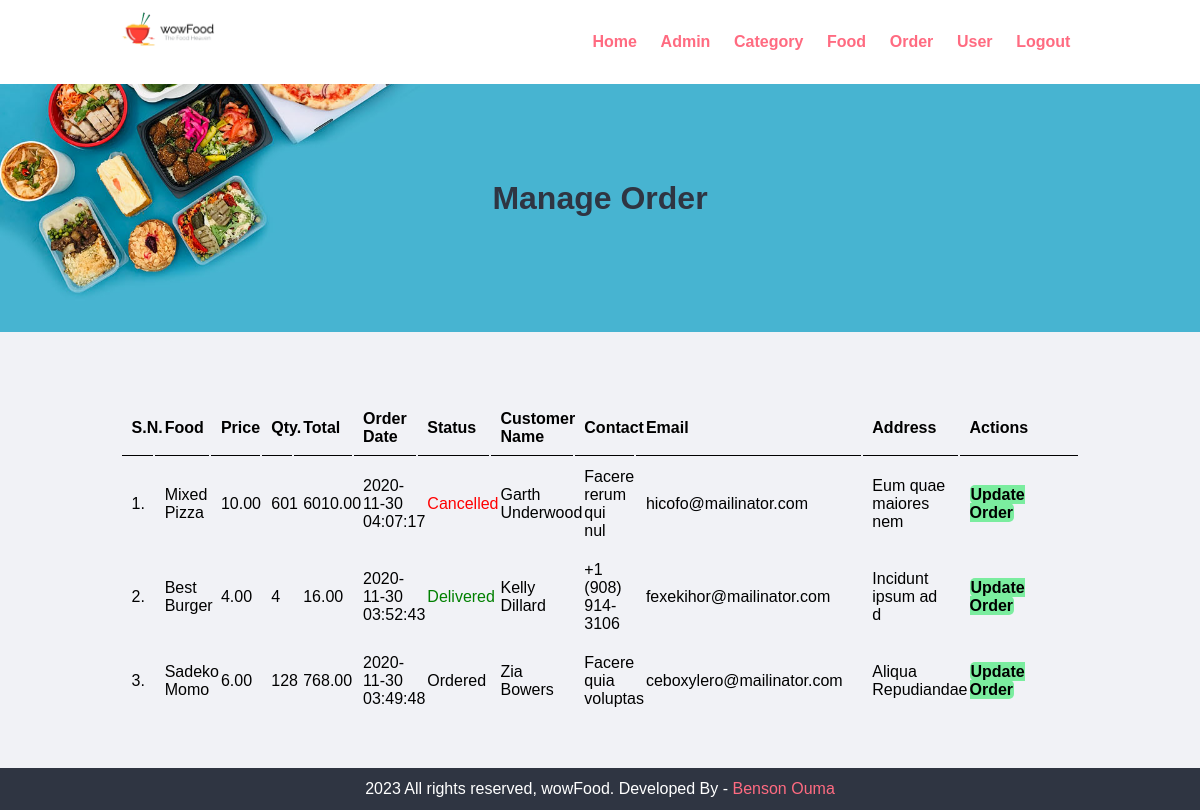
Page /admin/manage-order.php (signed in) on the committed database.
### tables this page shows
CREATE TABLE IF NOT EXISTS `tbl_order` (
  `id` int UNSIGNED NOT NULL AUTO_INCREMENT,
  `food` varchar(150) NOT NULL,
  `price` decimal(10,2) NOT NULL,
  `qty` int NOT NULL,
  `total` decimal(10,2) NOT NULL,
  `order_date` datetime NOT NULL,
  `status` varchar(50) NOT NULL,
  `customer_name` varchar(150) NOT NULL,
  `customer_contact` varchar(20) NOT NULL,
  `customer_email` varchar(150) NOT NULL,
  `customer_address` varchar(255) NOT NULL,
  PRIMARY KEY (`id`)
);

### admin/manage-order.php (the view, shortened to what this page needs)
<?php include('partials/menu.php'); ?>
<div class="main-content">
    <section class="food-search text-center">
                <div class="container">
                    <h2 class="text-center">Manage Order</h2>
                </div>
            </section>
    <div class="wrapper">
                <br><br><br>
                <table class="tbl-full">
                    <tr>
                        <th>S.N.</th>
                        <th>Food</th>
                        <th class="w-2">Price</th>
                        <th>Qty.</th>
                        <th class="w-2">Total</th>
                        <th>Order Date</th>
                        <th>Status</th>
                        <th>Customer Name</th>
                        <th>Contact</th>
                        <th class="w-3">Email</th>
                        <th>Address</th>
                        <th class="w-1">Actions</th>
                    </tr>
                    <?php
                        $sql = "SELECT * FROM tbl_order ORDER BY id DESC";
                        $res = mysqli_query($conn, $sql);
                        $count = mysqli_num_rows($res);
                        $sn = 1;
                        if($count>0)
                        {
                            while($row=mysqli_fetch_assoc($res))
                            {
                                $id = $row['id'];
                                $food = $row['food'];
                                $price = $row['price'];
                                $qty = $row['qty'];
                                $total = $row['total'];
                                $order_date = $row['order_date'];
                                $status = $row['status'];
                                $customer_name = $row['customer_name'];
                                $customer_contact = $row['customer_contact'];
                                $customer_email = $row['customer_email'];
                                $customer_address = $row['customer_address'];
                                ?>
                                    <tr>
                                        <td><?php echo $sn++; ?>. </td>
                                        <td><?php echo $food; ?></td>
                                        <td class="w-2"><?php echo $price; ?></td>
                                        <td><?php echo $qty; ?></td>
                                        <td class="w-2"><?php echo $total; ?></td>
                                        <td><?php echo $order_date; ?></td>
                                        <td>
                                            <?php
                                                if($status=="Ordered")
                                                {
                                                    echo "<label>$status</label>";
                                                }
                                                elseif($status=="On Delivery")
                                                {
                                                    echo "<label style='color: orange;'>$status</label>";
                                                }
                                                elseif($status=="Delivered")
                                                {
                                                    echo "<label style='color: green;'>$status</label>";
                                                }
                                                elseif($status=="Cancelled")
                                                {
                                                    echo "<label style='color: red;'>$status</label>";
                                                }
                                            ?>
                                        </td>
                                        <td><?php echo $customer_name; ?></td>
                                        <td><?php echo $customer_contact; ?></td>
                                        <td class="w-3"><?php echo $customer_email; ?></td>
                                        <td><?php echo $customer_address; ?></td>
                                        <td class="w-1">
                                            <a href="<?php echo SITEURL; ?>admin/update-order.php?id=<?php echo $id; ?>" class="btn btn-secondary">Update Order</a>
                                        </td>
                                    </tr>
                                <?php
                            }
                        }
                        else
                        {
                            echo "<tr><td colspan='12' class='error'>Orders not Available</td></tr>";
                        }
                    ?>
                </table>
    </div>
</div>
<?php include('partials/footer.php'); ?>

### css/admin.css (style rules this page uses)
* { margin: 0 0; padding: 0 0; font-family: Arial, Helvetica, sans-serif; }
.container { width: 80%; margin: 0 auto; padding: 1%; }
.wrapper { padding: 1%; width: 80%; min-height: 30vh; margin: 0 auto; }
.text-center { text-align: center; }
a { color: #ff6b81; text-decoration: none; }
h2 { color: #2f3542; font-size: 2rem; margin-bottom: 2%; }
.food-search { background-image: url(../images/bg.jpg); background-size: cover; background-repeat: no-repeat; background-position: center; padding: 7% 0; }
.tbl-full { width: 100%; }
table tr th { border-bottom: 1px solid black; padding: 1%; }
table tr td { padding: 1%; }
table tr { text-align: left; }
.w-1 { width: 130px; }
.w-2 { width: 50px; }
.w-3 { width: 230px; }
.btn { border: none; font-size: 1rem; border-radius: 5px; }
.btn-secondary { background-color: #7bed9f; padding: 1%; color: black; text-decoration: none; font-weight: bold; }
.main-content { background-color: #f1f2f6; padding-bottom: 3%; }

### rows in the picture
tbl_order: food "Mixed Pizza", price "10.00", qty "601", total "6010.00", order_date "2020-11-30 04:07:17", status "Cancelled", customer_name "Garth Underwood", customer_contact "Facere rerum qui nul", customer_email "hicofo@mailinator.com", customer_address "Eum quae maiores nem"
tbl_order: food "Best Burger", price "4.00", qty "4", total "16.00", order_date "2020-11-30 03:52:43", status "Delivered", customer_name "Kelly Dillard", customer_contact "+1 (908) 914-3106", customer_email "fexekihor@mailinator.com", customer_address "Incidunt ipsum ad d"
tbl_order: food "Sadeko Momo", price "6.00", qty "128", total "768.00", order_date "2020-11-30 03:49:48", status "Ordered", customer_name "Zia Bowers", customer_contact "Facere quia voluptas", customer_email "ceboxylero@mailinator.com", customer_address "Aliqua Repudiandae"
